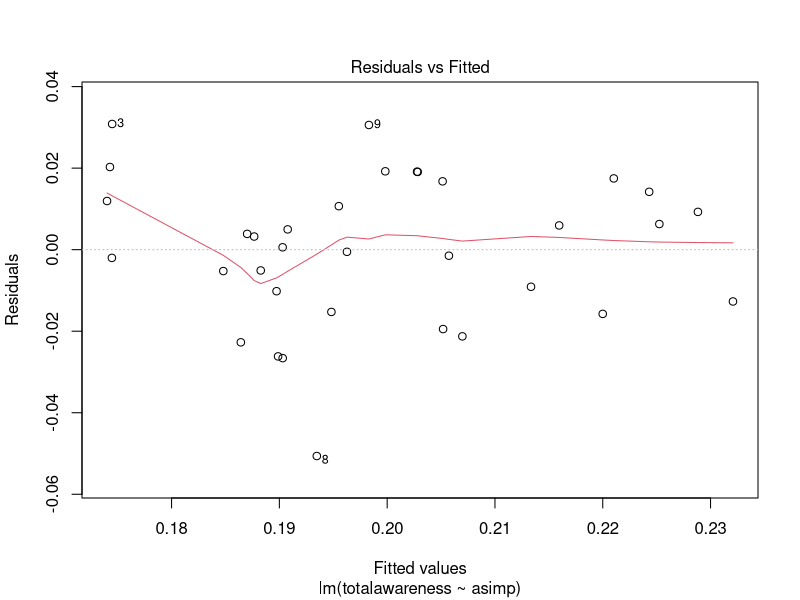
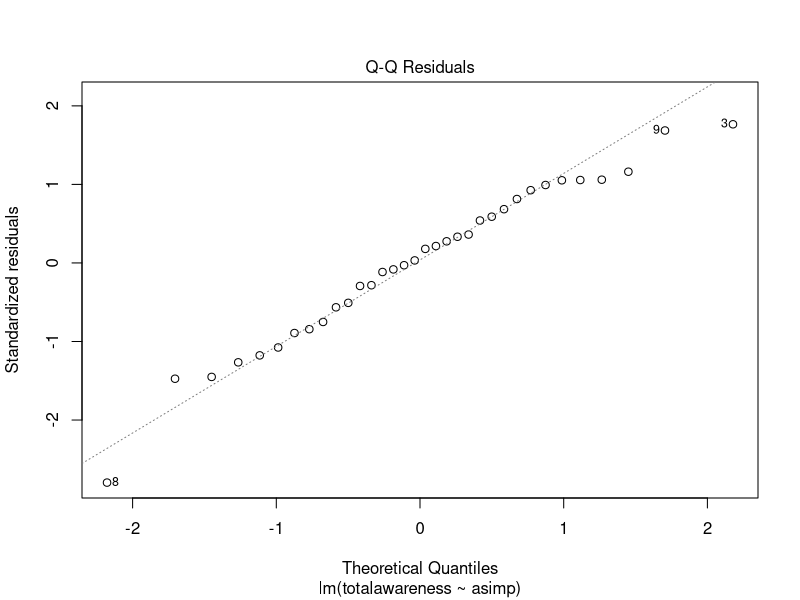
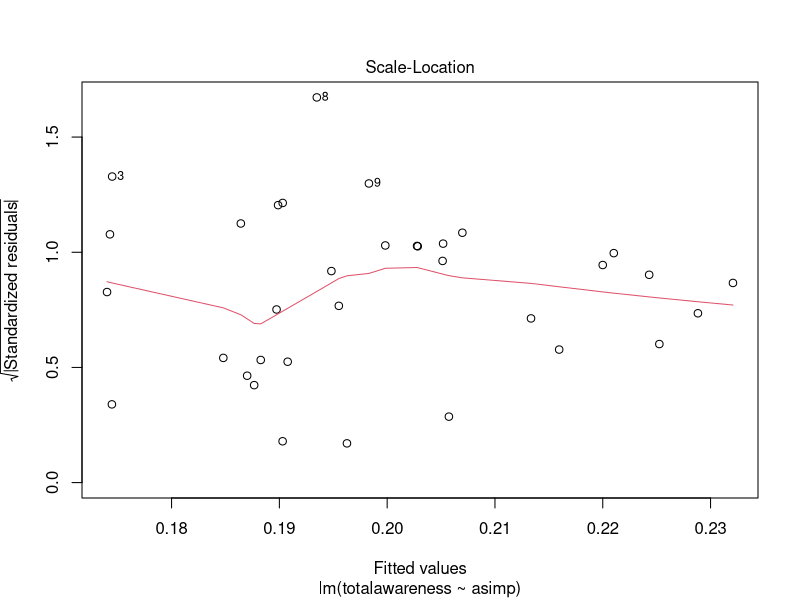
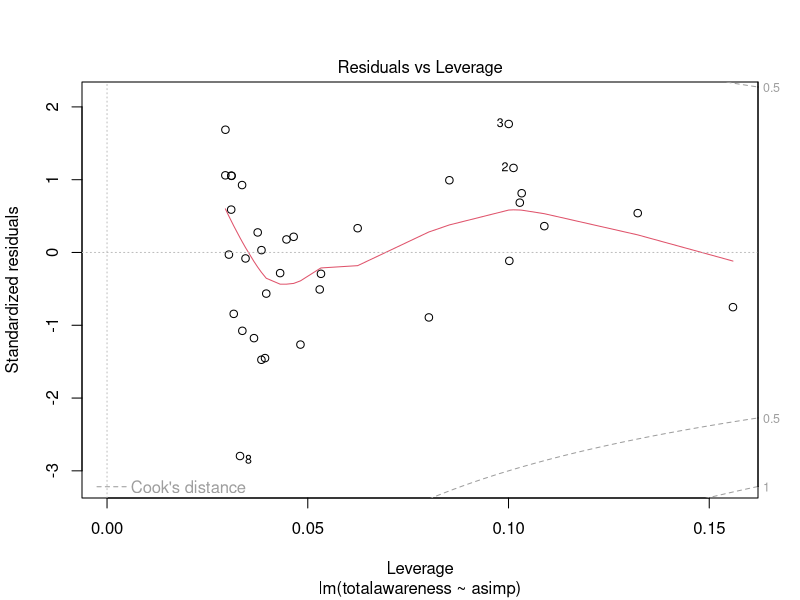
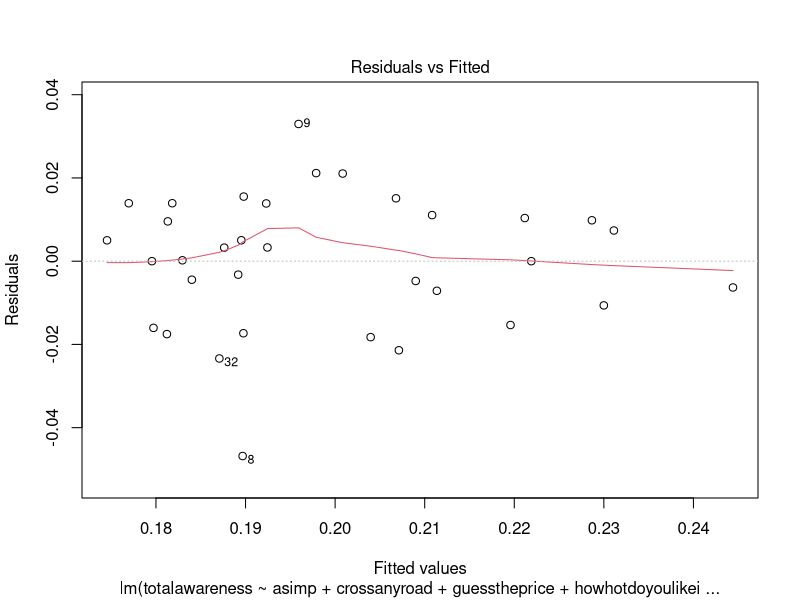
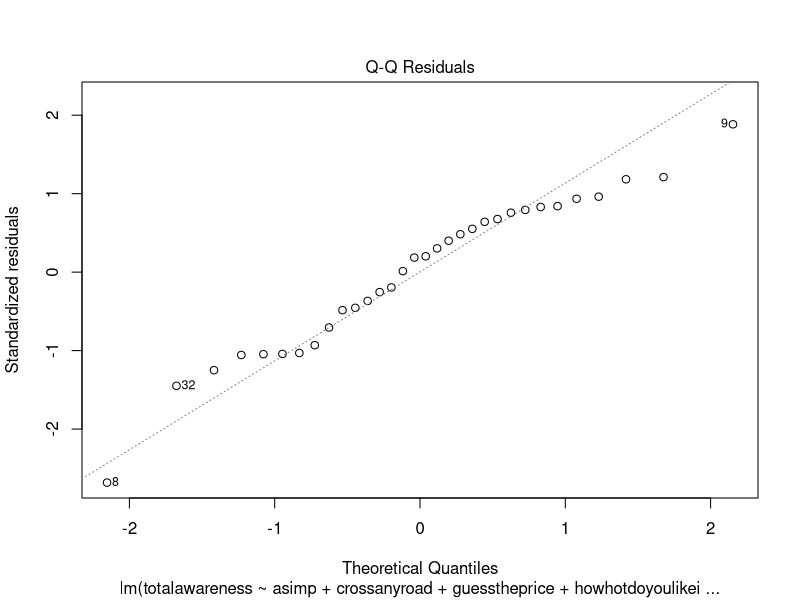
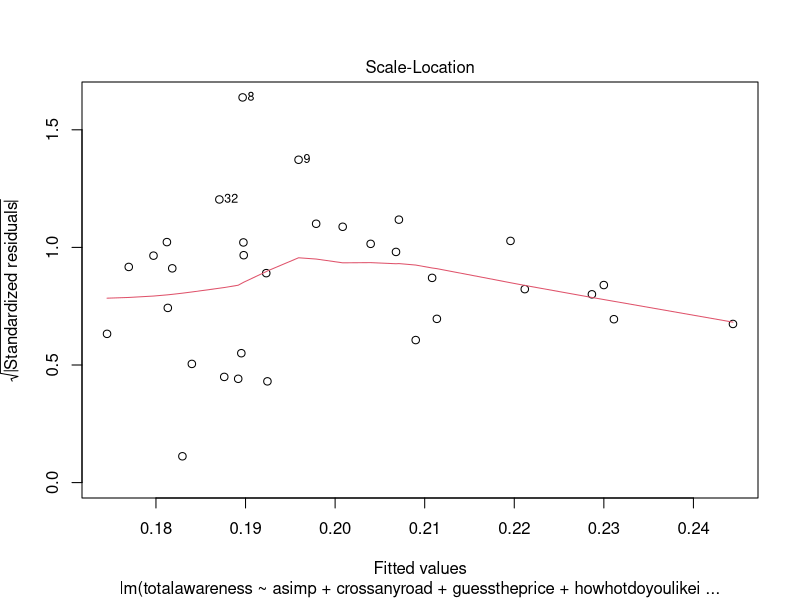
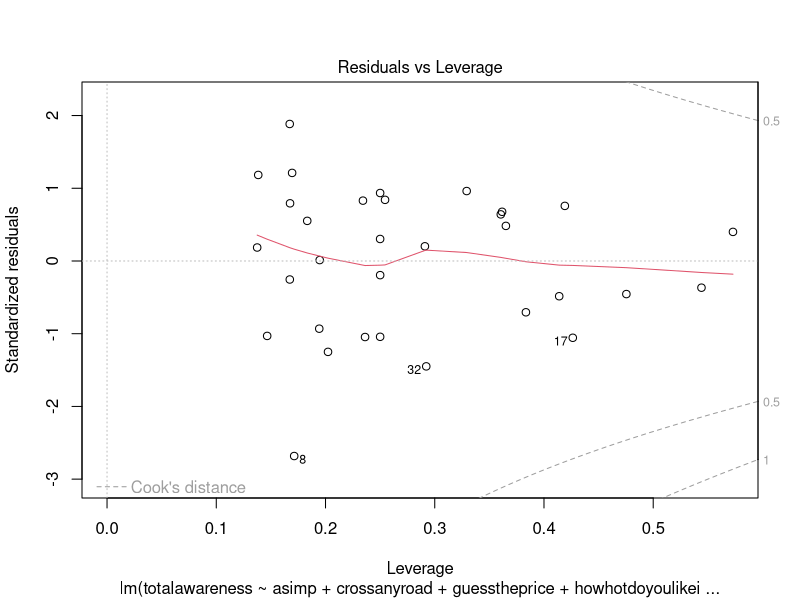

Write the R code that produced these figures, in order.
# TV Equity Analysis

# read in data

data<-read.csv("TVEquity.csv")

# Tidy data

names<-names(data)

names<-gsub("Avg_", "", names)
names<-gsub("_", "", names)
names<-tolower(names)
names<-gsub("^tom", "topofmind", names)

names(data)<-names

View(data)


# Calculate adstock value for TV impressions vs. total awareness

x<-data$impressions
y<-data$totalawareness

## set range of possible adstock rates

rate <- seq(.00, 1, .01)

## create a function to find rate that produces the highest correlation with total awareness

adstock_func <- function(rate){
  cor(y, as.numeric(filter(x,filter=rate, method='recursive')))
}

## to get correlations

correlation <- sapply(rate, adstock_func)

#rate and correlation matrix

rate_cor <- data.frame(rate, correlation)

## To get rate with the max correlation

bestrate<-subset(rate_cor, correlation==max(correlation))[,1]


# Apply bestrate to impressions

n<-nrow(data)

data$asimp<-numeric(n)

data$asimp[1]<-data$impressions[1]

for(i in 2:n){data$asimp[i] = data$impressions[i] + data$asimp[i-1]*bestrate}

View(data)

# Regression to check things out

m1<-lm(totalawareness~asimp, data=data)

summary(m1)

plot(m1)


# Add in the creatives as factors

m2<-lm(totalawareness~asimp+crossanyroad+guesstheprice+howhotdoyoulikeit+jeffhisfriends+newneighbors+regularspeedchase+rubenthereceders+sizzlingsausagegrill+smokeygoodness, data=data)

summary(m2)

plot(m2)



